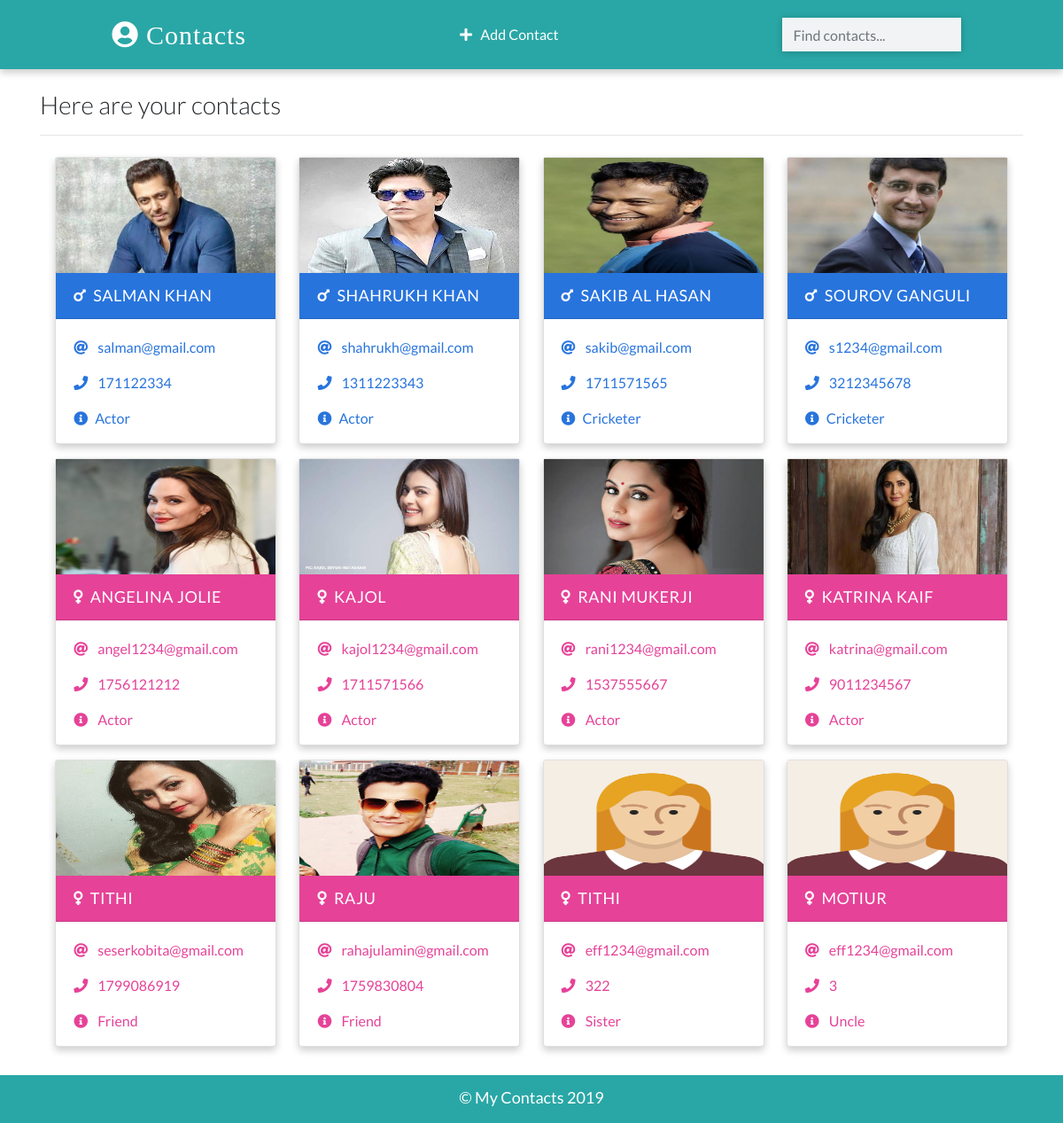
The page / on the database its author committed.
### app/models.py (models this page shows, shortened)
class Contact (models.Model):
   name = models.CharField(max_length=20)
   email = models.EmailField(max_length=100)
   phone = models.IntegerField()
   info = models.CharField(max_length=30)
   gender = models.CharField(max_length=30, choices=(
   ('male','Male'),
   ('female','Female')
   ))
   image = models.ImageField(upload_to='images/',blank=True )
   date_added = models.DateTimeField(default=datetime.now)

### app/views.py (the view)
# urls.py: path('', views.HomePageView.as_view(), name="home"),
class HomePageView(ListView):
    template_name = 'index.html'
    model = Contact
    context_object_name = 'contacts'

### templates/index.html (shortened to what this page needs)
{% extends 'base.html' %}
  {% load static %}
  {% block content %}
    <div class="container">
      <h3 class="heading font-weight-light">Here are your contacts</h3>
      <hr />
    </div>
    <div class="container main-part">
   {% if contacts %}
   {% for contact in contacts %}
  {% include 'partials/_card.html' %}
   {% endfor %}
   {% else %}
   <p class="d-block font-weight-light my-2 heading"> You have not save any contact yet </p>
   {% endif %}
</div>
    {% endblock content %}

### templates/partials/_card.html
 {% load static %}
 {% if contact.gender == 'male' %}
      <div class="card my-2 mx-2 boy-card {% if 'detail' in request.path %}mx-auto w-25{% endif %}">
        <img src="{% if contact.image %}
        {{contact.image.url}}
        {% else %}
        {% static 'images\boy.png' %}
        {% endif %}"
        class="img-fluid" />
        <div class="card-header">
          <a href="{% url 'detail' contact.id %}" class="text-white header-link"
            ><i class="fas fa-mars mr-2"></i>{{contact.name}}</a
          >
        </div>
        <div class="card-body pb-0">
          <p>
            <i class="fas fa-at mr-2"></i>
            <a href="mailto:{{contact.email}}">{{contact.email}}</a>
          </p>
          <p>
            <i class="fas fa-phone mr-2"></i>
            <a href="tel:{{contact.phone}}">{{contact.phone}}</a>
          </p>
          <p><i class="fas fa-info-circle mr-2"></i>{{contact.info}}</p>
        </div>
      </div>
  {% else %}
       <div class="card my-2 mx-2 girl-card">
        <img src="{% if contact.image %}
        {{contact.image.url}}
        {% else %}
        {% static 'images\girl.png' %}
        {% endif %}" class="img-fluid" />
        <div class="card-header">
          <a href="{% url 'detail' contact.id %}" class="text-white header-link"
            ><i class="fas fa-venus mr-2"></i>{{contact.name}}</a
          >
        </div>
        <div class="card-body pb-0">
          <p>
            <i class="fas fa-at mr-2"></i>
            <a href="mailto:{{contact.email}}">{{contact.email}}</a>
          </p>
          <p>
            <i class="fas fa-phone mr-2"></i>
            <a href="tel:{{contact.phone}}">{{contact.phone}}</a>
          </p>
          <p><i class="fas fa-info-circle mr-2"></i> {{contact.info}}</p>
        </div>
      </div>
  {% endif %}

### static/css/main.css (style rules this page uses)
:root { --back: #29a7a6; --girl: #e64298; --boy: #2874dd; }
body { font-family: Lato, sans-serif; }
.card { box-shadow: 0 4px 8px 0 rgba(0, 0, 0, 0.2); transition: 0.3s; min-width: 250px; box-sizing: border-box; }
img { height: 130px !important; }
.card-header { font-size: 18px; letter-spacing: 0.5px; text-transform: uppercase; }
.boy-card .card-header { background-color: var(--boy); }
.boy-card .card-body, .boy-card .card-body p a { color: var(--boy); }
.girl-card .card-header { background-color: var(--girl); }
.girl-card .card-body, .girl-card .card-body p a { color: var(--girl); }
.card-body p { cursor: pointer; }
.main-part { display: flex; flex-wrap: wrap; justify-content: space-evenly; }

### rows shown on the page
Contact: image (picture), name "SALMAN KHAN", email "salman@gmail.com", phone "171122334", info "Actor"
Contact: image (picture), name "SHAHRUKH KHAN", email "shahrukh@gmail.com", phone "1311223343", info "Actor"
Contact: image (picture), name "SAKIB AL HASAN", email "sakib@gmail.com", phone "1711571565", info "Cricketer"
Contact: image (picture), name "SOUROV GANGULI", email "s1234@gmail.com", phone "3212345678", info "Cricketer"
Contact: image (picture), name "ANGELINA JOLIE", email "angel1234@gmail.com", phone "1756121212", info "Actor"
Contact: image (picture), name "KAJOL", email "kajol1234@gmail.com", phone "1711571566", info "Actor"
Contact: image (picture), name "RANI MUKERJI", email "rani1234@gmail.com", phone "1537555667", info "Actor"
Contact: image (picture), name "KATRINA KAIF", email "katrina@gmail.com", phone "9011234567", info "Actor"
Contact: image (picture), name "TITHI", email "seserkobita@gmail.com", phone "1799086919", info "Friend"
Contact: image (picture), name "RAJU", email "rahajulamin@gmail.com", phone "1759830804", info "Friend"
Contact: name "TITHI", email "eff1234@gmail.com", phone "322", info "Sister"
Contact: name "MOTIUR", email "eff1234@gmail.com", phone "3", info "Uncle"
